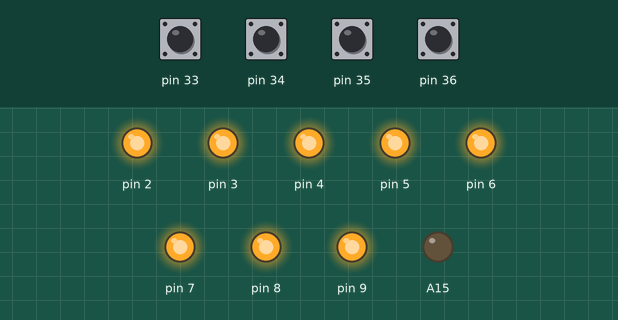
The sketch below on a simulated Arduino Mega 2560, built with avr-gcc and run on an emulated ATmega2560. Shown: output pins drawn as LEDs (lit = HIGH). Dashed ring = blinking. The test bench sets the inputs (shaded band); at power-on: pin 33–36 HIGH.

Above: at 1.2 s.
1.3 s: pin 33 pulled LOW for 1 s
At 1.49 s:
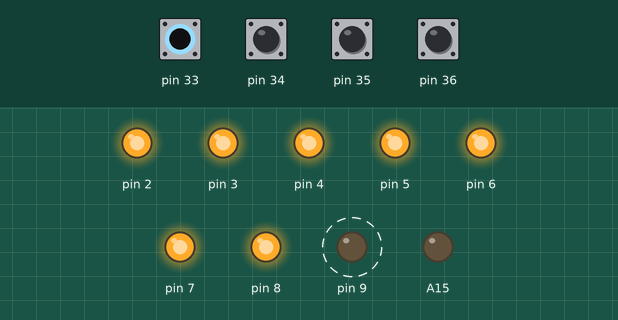
3.8 s: pin 34 pulled LOW for 0.15 s
At 5.1 s:
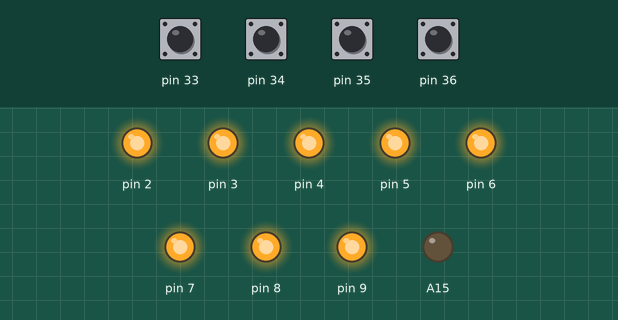
5.4 s: pin 35 pulled LOW for 0.15 s
At 5.49 s:
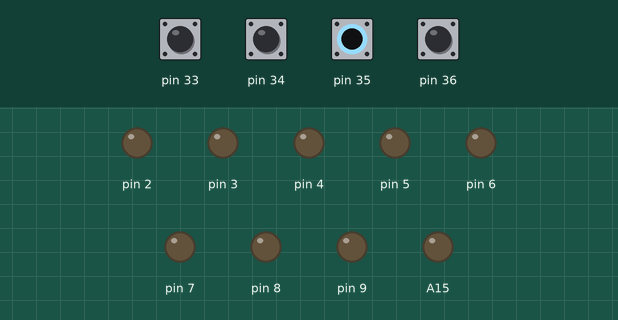
7.0 s: pin 33 driven LOW and pin 34 driven LOW
At 7.89 s:
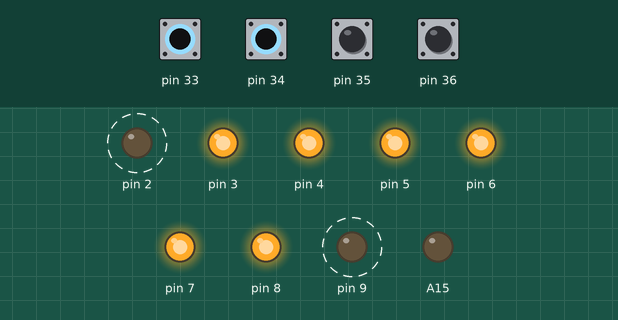
10.0 s: pin 33 driven HIGH
At 10.4 s:
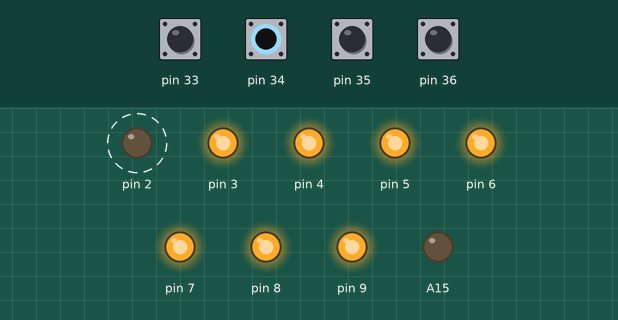
13.0 s: pin 33 driven LOW
At 13.67 s:
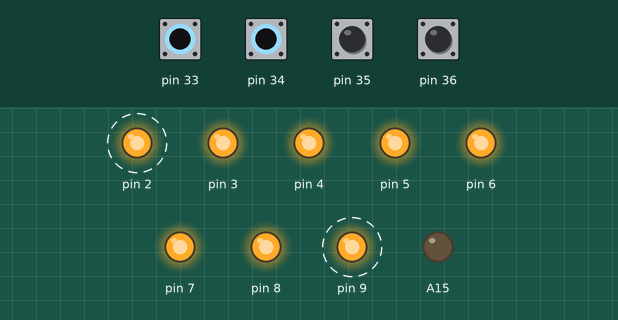
Timing chart, 0 to 17.0 s (numbered marks = the images above; inputs shaded):
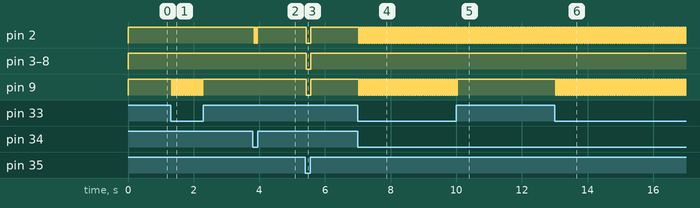

Measured:
- after the input at 1.3 s, pin 9: alternates HIGH for 0.03 s and LOW for 0.03 s, 30 changes in all, then stays HIGH, starting at once
- after the input at 3.8 s, pin 2: alternates HIGH for 0.03 s and LOW for 0.03 s, 4 changes in all, then stays HIGH, starting at once
- after the input at 5.4 s, pin 2–9: HIGH → LOW at once, → HIGH 0.13 s later
- after the input at 7.0 s, pin 2, pin 9: alternates HIGH for 0.03 s and LOW for 0.03 s, starting at once
- after the input at 10.0 s, pin 9: goes on until 10.0 s, then stays HIGH
- after the input at 13.0 s, pin 9: alternates HIGH for 0.03 s and LOW for 0.03 s, starting at once

The sketch:

LAB_3_2_S.ino
```cpp
int BASE = 2, BASE1 = 33, state = 1;
void setup() {
  for (int i = 0; i < 8; i ++) {
    pinMode(i + BASE, OUTPUT);
    if (i < 4)
      pinMode(i + BASE1, INPUT_PULLUP);
  }
  pinMode(A15, OUTPUT);
  digitalWrite(A15, LOW);
}

void loop(){
  digitalWrite(9, ((digitalRead(33) ? 0 : 1) * state) ? 0 : 1);
  digitalWrite(2, ((digitalRead(34) ? 0 : 1) * state) ? 0 : 1);
  if (digitalRead(33) * digitalRead(34))
    for (int x = BASE; x < BASE + 8; x++)
      digitalWrite(x, (digitalRead(35) ? (((digitalRead(36) ? 0 : 1) * state ) ? 0 : 1) : 0));
  state = state ? 0 : 1;
  delay(1000/30);
}
```
